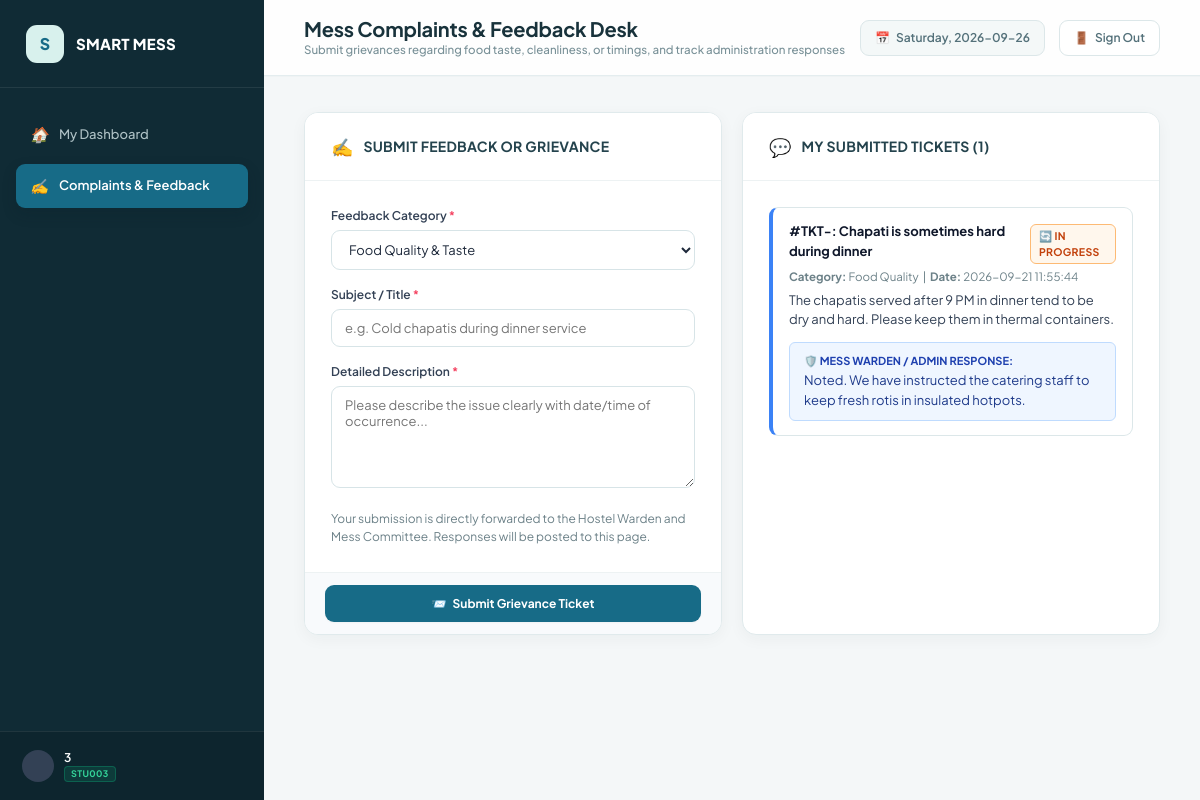
The page /student/complaints (signed in) on the database its author committed.
### tables this page shows
CREATE TABLE complaints (
        id INTEGER PRIMARY KEY AUTOINCREMENT,
        complaint_id TEXT UNIQUE NOT NULL,
        student_id TEXT NOT NULL,
        category TEXT NOT NULL,
        title TEXT NOT NULL,
        description TEXT NOT NULL,
        status TEXT DEFAULT 'Pending',
        admin_response TEXT,
        created_at TEXT NOT NULL,
        updated_at TEXT,
        FOREIGN KEY (student_id) REFERENCES students(student_id) ON DELETE CASCADE
    );

### app.py (the view, shortened to what this page needs)
@app.route("/student/complaints", methods=["GET", "POST"])
@student_required
def student_complaints():
    student_id = session.get("student_id")
    conn = get_db_connection()
    cursor = conn.cursor()
    cursor.execute("""
    SELECT complaint_id, category, title, description, status, admin_response, created_at, updated_at
    FROM complaints
    WHERE student_id = ?
    ORDER BY id DESC
    """, (student_id,))
    complaints = cursor.fetchall()
    conn.close()
    categories = ["Food Quality", "Cleanliness", "Mess Timings", "Staff Behavior", "Food Quantity", "Other"]
    return render_template(
        "student/complaints.html",
        complaints=complaints,
        categories=categories
    )

### app.py (called while the page is built)
def student_required(f):
    @wraps(f)
    def decorated_function(*args, **kwargs):
        if "user_role" not in session or session["user_role"] != "student":
            flash("Please log in with your Student ID to access the student portal.", "warning")
            return redirect(url_for("login"))
        return f(*args, **kwargs)
    return decorated_function

@app.context_processor
def inject_global_vars():
    now = datetime.now()
    return {
        "current_year": now.year,
        "current_date": now.strftime("%Y-%m-%d"),
        "current_day": now.strftime("%A"),
        "user_role": session.get("user_role"),
        "user_name": session.get("user_name"),
        "user_id": session.get("user_id"),
        "student_id": session.get("student_id")
    }

### database.py (called while the page is built)
def get_db_connection():
    conn = sqlite3.connect(DB_PATH)
    conn.row_factory = sqlite3.Row
    conn.execute("PRAGMA foreign_keys = ON;")
    return conn

### templates/student/complaints.html (shortened to what this page needs)
{% extends "base.html" %}
{% block page_title %}Mess Complaints & Feedback Desk{% endblock %}
{% block page_subtitle %}Submit grievances regarding food taste, cleanliness, or timings, and track administration responses{% endblock %}
{% block content %}
<div class="grid-2">
  <div class="card">
    <div class="card-header">
      <div class="card-title">
        <span>✍️</span>
        <h3>Submit Feedback or Grievance</h3>
      </div>
    </div>
    <form action="{{ url_for('student_add_complaint') }}" method="POST">
      <div class="card-body">
        <div class="form-group">
          <label class="form-label">Feedback Category <span class="required">*</span></label>
          <select name="category" class="form-control" required>
            <option value="Food Quality">Food Quality & Taste</option>
          </select>
        </div>
        <div class="form-group">
          <label class="form-label">Subject / Title <span class="required">*</span></label>
          <input type="text" name="title" class="form-control" placeholder="e.g. Cold chapatis during dinner service" required>
        </div>
        <div class="form-group">
          <label class="form-label">Detailed Description <span class="required">*</span></label>
          <textarea
            name="description"
            class="form-control"
            rows="5"
            placeholder="Please describe the issue clearly with date/time of occurrence..."
            required
          ></textarea>
        </div>
        <p style="font-size: 12px; color: var(--text-muted);">
          Your submission is directly forwarded to the Hostel Warden and Mess Committee. Responses will be posted to this page.
        </p>
      </div>
      <div class="card-footer">
        <button type="submit" class="btn btn-primary btn-block">
          <span>📨</span> Submit Grievance Ticket
        </button>
      </div>
    </form>
  </div>
  <div class="card">
    <div class="card-header">
      <div class="card-title">
        <span>💬</span>
        <h3>My Submitted Tickets ({{ complaints | length }})</h3>
      </div>
    </div>
    <div class="card-body" style="max-height: 520px; overflow-y: auto;">
      {% for c in complaints %}
        <div class="notice-item" style="border-left: 4px solid {% if c['status'] == 'Resolved' %}#10b981{% elif c['status'] == 'In Progress' %}#3b82f6{% else %}#f59e0b{% endif %};">
          <div class="notice-header">
            <div class="notice-title">#TKT-{{ c['id'] }}: {{ c['title'] }}</div>
            <div>
              {% if c['status'] == 'Pending' %}
                <span class="badge badge-pending">⏳ Pending Review</span>
              {% elif c['status'] == 'In Progress' %}
                <span class="badge badge-high">🔄 In Progress</span>
              {% else %}
                <span class="badge badge-paid">✅ Resolved</span>
              {% endif %}
            </div>
          </div>
          <div style="font-size: 11.5px; color: var(--text-muted); margin-bottom: 6px;">
            <strong>Category:</strong> {{ c['category'] }} &nbsp;|&nbsp; <strong>Date:</strong> {{ c['created_at'] }}
          </div>
          <p style="font-size: 13px; color: #334155;">{{ c['description'] }}</p>
          {% if c['admin_response'] %}
            <div style="margin-top: 12px; background: #eff6ff; border: 1px solid #bfdbfe; border-radius: var(--radius-sm); padding: 10px 14px;">
              <div style="font-size: 11px; font-weight: 700; color: #1e40af; text-transform: uppercase; margin-bottom: 2px;">
                🛡️ Mess Warden / Admin Response:
              </div>
              <div style="font-size: 13px; color: #1e3a8a;">
                {{ c['admin_response'] }}
              </div>
            </div>
          {% else %}
            <div style="margin-top: 8px; font-size: 12px; color: var(--text-light); font-style: italic;">
              Awaiting review from mess supervisor.
            </div>
          {% endif %}
        </div>
      {% else %}
        <div style="text-align: center; color: var(--text-muted); padding: 40px;">
          You have not submitted any complaints or feedback yet.
        </div>
      {% endfor %}
    </div>
  </div>
</div>
{% endblock %}

### templates/base.html (shortened to what this page needs)
<!DOCTYPE html>
<html lang="en">
<head>
  <link rel="stylesheet" href="{{ url_for('static', filename='css/style.css') }}">
</head>
<body>
  <div class="app-container">
    <aside class="sidebar" id="appSidebar">
      <div class="sidebar-header">
        <div class="sidebar-logo-icon">S</div>
        <div class="sidebar-brand">
          <h1>SMART MESS</h1>
        </div>
      </div>
      <ul class="sidebar-menu">
        {% if user_role == 'admin' %}
          <li class="menu-item {% if request.endpoint == 'admin_dashboard' %}active{% endif %}">
            <a href="{{ url_for('admin_dashboard') }}" class="menu-link">
              <i>📊</i> <span>Dashboard</span>
            </a>
          </li>
          <li class="menu-item {% if request.endpoint == 'admin_attendance' %}active{% endif %}">
            <a href="{{ url_for('admin_attendance') }}" class="menu-link">
              <i>📸</i> <span>Take Attendance</span>
            </a>
          </li>
          <li class="menu-item {% if request.endpoint == 'admin_attendance_records' %}active{% endif %}">
            <a href="{{ url_for('admin_attendance_records') }}" class="menu-link">
              <i>📋</i> <span>Attendance Logs</span>
            </a>
          </li>
          <li class="menu-item {% if request.endpoint == 'admin_students' %}active{% endif %}">
            <a href="{{ url_for('admin_students') }}" class="menu-link">
              <i>👥</i> <span>Students Directory</span>
            </a>
          </li>
          <li class="menu-item {% if request.endpoint == 'admin_payments' %}active{% endif %}">
            <a href="{{ url_for('admin_payments') }}" class="menu-link">
              <i>💳</i> <span>Fee Payments</span>
            </a>
          </li>
          <li class="menu-item {% if request.endpoint == 'admin_analytics' %}active{% endif %}">
            <a href="{{ url_for('admin_analytics') }}" class="menu-link">
              <i>📉</i> <span>Attendance Analytics</span>
            </a>
          </li>
          <li class="menu-item {% if request.endpoint == 'admin_polls' %}active{% endif %}">
            <a href="{{ url_for('admin_polls') }}" class="menu-link">
              <i>🗳️</i> <span>Mess Polls</span>
            </a>
          </li>
          <li class="menu-item {% if request.endpoint == 'admin_menu' %}active{% endif %}">
            <a href="{{ url_for('admin_menu') }}" class="menu-link">
              <i>🍽️</i> <span>Menu Management</span>
            </a>
          </li>
          <li class="menu-item {% if request.endpoint == 'admin_notices' %}active{% endif %}">
            <a href="{{ url_for('admin_notices') }}" class="menu-link">
              <i>📢</i> <span>Important Notices</span>
            </a>
          </li>
          <li class="menu-item {% if request.endpoint == 'admin_complaints' %}active{% endif %}">
            <a href="{{ url_for('admin_complaints') }}" class="menu-link">
              <i>💬</i> <span>Student Complaints</span>
            </a>
          </li>
        {% elif user_role == 'student' %}
          <li class="menu-item {% if request.endpoint == 'student_dashboard' %}active{% endif %}">
            <a href="{{ url_for('student_dashboard') }}" class="menu-link">
              <i>🏠</i> <span>My Dashboard</span>
            </a>
          </li>
          <li class="menu-item {% if request.endpoint == 'student_complaints' %}active{% endif %}">
            <a href="{{ url_for('student_complaints') }}" class="menu-link">
              <i>✍️</i> <span>Complaints & Feedback</span>
            </a>
          </li>
        {% endif %}
      </ul>
      <div class="sidebar-footer">
        <div class="user-badge">
          <div class="user-avatar">
          </div>
          <div class="user-info">
            <div class="user-name">{{ user_name or 'User' }}</div>
            <div class="user-role-label">
              {% if user_role == 'admin' %}
                <span class="role-pill-admin">ADMIN</span>
              {% else %}
                <span class="role-pill-student">{{ student_id }}</span>
              {% endif %}
            </div>
          </div>
        </div>
      </div>
    </aside>
    <div class="main-wrapper">
      <header class="topbar">
        <div class="topbar-left">
          <div class="topbar-title">
            <h2>{% block page_title %}Dashboard{% endblock %}</h2>
            <p>{% block page_subtitle %}Welcome to Smart Mess Portal{% endblock %}</p>
          </div>
        </div>
        <div class="topbar-right">
          <div class="date-indicator">
            <span>📅</span>
            <span>{{ current_day }}, {{ current_date }}</span>
          </div>
          <a href="{{ url_for('logout') }}" class="logout-btn" title="Sign Out">
            <span>🚪</span> <span>Sign Out</span>
          </a>
        </div>
      </header>
      <main class="content-area">
        {% block content %}{% endblock %}
      </main>
    </div>
  </div>
</body>
</html>

### rows shown on the page
complaints: student "STU003", title "Chapati is sometimes hard during dinner", status "🔄 IN PROGRESS", category "Food Quality", created_at "2026-09-21 11:55:44", description "The chapatis served after 9 PM in dinner tend to be dry and hard. Please keep them in thermal containers.", admin_response "Noted. We have instructed the catering staff to keep fresh rotis in insulated hotpots."

### other values the page prints
{{ user_name or 'User' }} "3"
{{ complaints | length }} "1"
